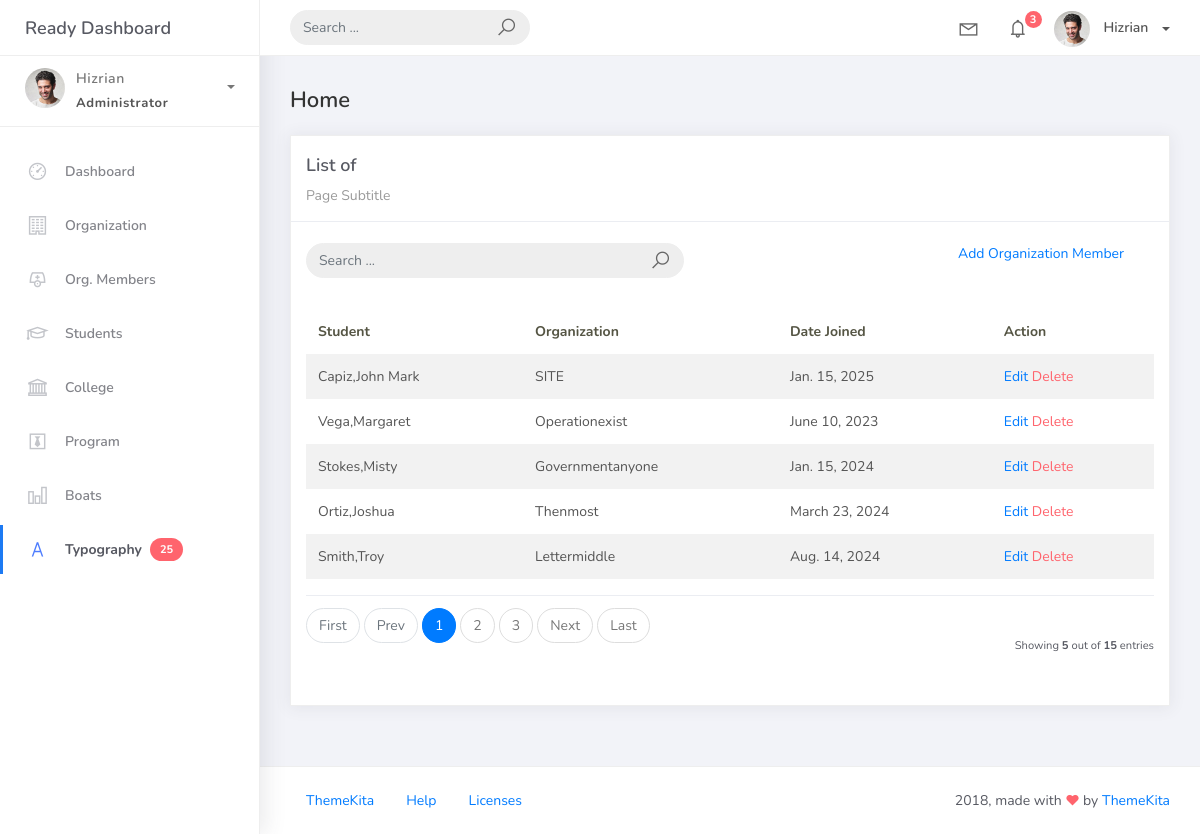
The app's page /orgmember-list, older data.
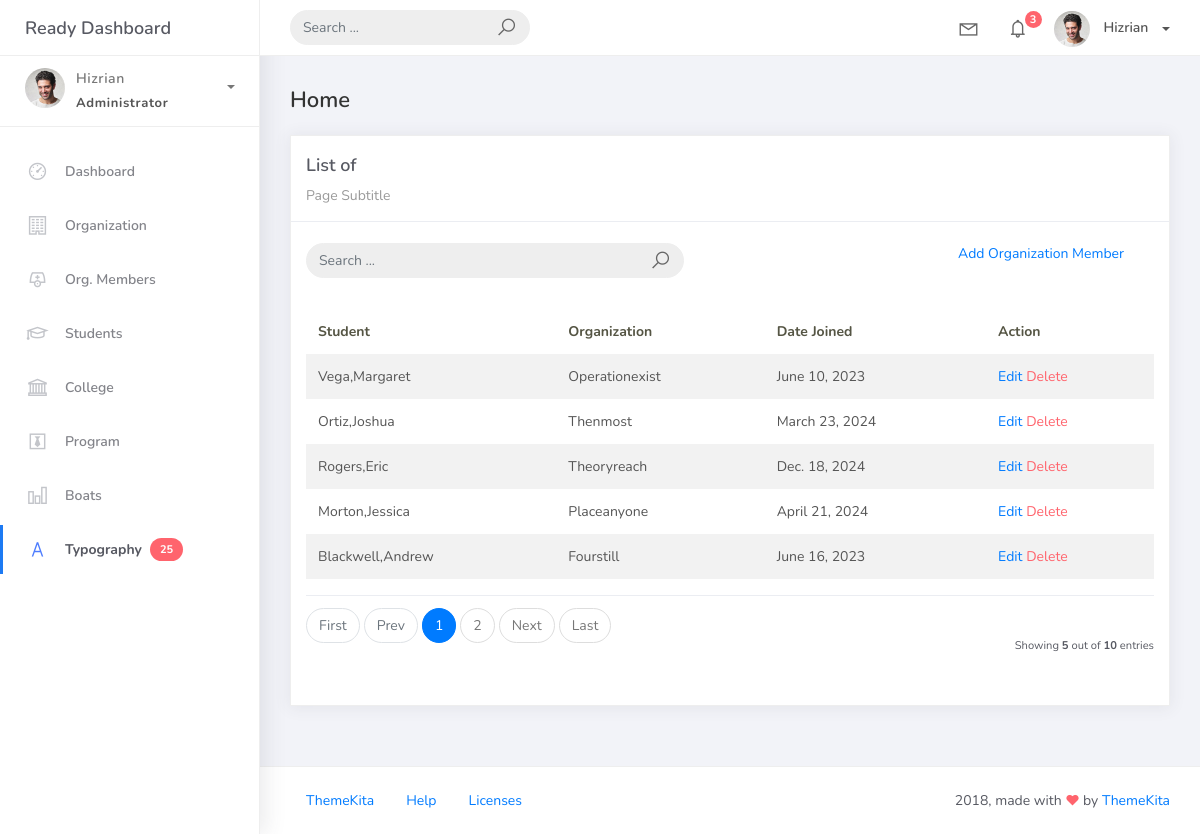
The same page, newer data.
### studentorg/models.py (models this page shows)
class BaseModels(models.Model):
    created_at = models.DateTimeField(auto_now=True, db_index=True)
    updated_at = models.DateTimeField(auto_now=True)
    class Meta:
        abstract = True

class OrgMember(BaseModels):
    student = models.ForeignKey(Student, on_delete=models.CASCADE)
    organization = models.ForeignKey(Organization, on_delete=models.CASCADE)
    date_joined = models.DateField()

class Student(BaseModels):
    student_id = models.CharField(max_length=15)
    lastname = models.CharField(max_length=25)
    firstname = models.CharField(max_length=25)
    middlename = models.CharField(max_length=25, blank=True, null=True)
    program = models.ForeignKey(Program, on_delete=models.CASCADE)
    def __str__(self):
        return f"{self.lastname},{self.firstname}"

class Organization(BaseModels):
    name = models.CharField(max_length=150)
    college = models.ForeignKey(College, blank=True, on_delete=models.CASCADE)
    description = models.CharField(max_length=500)
    def __str__(self):
        return self.name

### studentorg/views.py (the view, shortened to what this page needs)
# urls.py: path('orgmember-list', OrgMemberList.as_view(), name='orgmember-list'),
class OrgMemberList(ListView):
    model = OrgMember
    context_object_name = 'org_members'
    template_name = 'orgmember_list.html'
    paginate_by = 5
    def get_queryset(self, *args, **kwargs) -> QuerySet:
        qs = super().get_queryset(*args, **kwargs)
        query = self.request.GET.get("q")
        return qs

### templates/orgmember_list.html (shortened to what this page needs)
{% extends 'base.html' %}
{% load static %}
{% block content %}
<div class="content">
    <div class="container-fluid">
        <h4 class="page-title">Home</h4>
        <div class="row">
            <div class="col-md-12">
                <div class="card">
                    <div class="card-header">
                        <div class="card-title">List of {{ model_name_plural }}</div>
                        <div class="card-category">Page Subtitle</div>
                    </div>
                    <br />
                    <div class="col-md-12 row">
                        <div class="col-md-6">
                            <form class="navbar-left navbar-form nav-search mr-md-3" action="{% url 'orgmember-list' %}">
                                <div class="input-group">
                                    <input type="text" placeholder="Search ..." class="form-control" name="q" />
                                    <div class="input-group-append">
                                        <span class="input-group-text">
                                            <i class="la la-search search-icon"></i>
                                        </span>
                                    </div>
                                </div>
                            </form>
                        </div>
                        <div class="col-md-6">
                            <div class="pull-right">
                                <a href="{% url 'orgmember-add' %}">Add Organization Member</a>
                            </div>
                        </div>
                    </div>
                    <div class="card-body">
                        <table class="table table-striped mt-3">
                            <thead>
                                <tr>
                                    <th scope="col">Student</th>
                                    <th scope="col">Organization</th>
                                    <th scope="col">Date Joined</th>
                                    <th scope="col">Action</th>
                                </tr>
                            </thead>
                            <tbody>
                                {% for object in object_list %}
                                <tr>
                                    <td>{{ object.student }}</td>
                                    <td>{{ object.organization }}</td>
                                    <td>{{ object.date_joined }}</td>
                                    <td>
                                        <a href="orgmember-list/{{object.id}}">Edit</a>
                                        <a href="orgmember-list/{{object.id}}/delete" class="text-danger">Delete</a>
                                    </td>
                                </tr>
                                {% empty %}
                                <tr>
                                    <td colspan="4" style="text-align: center;">
                                        <p class="text-sm font-weight-bold mb-0">No Records Found</p>
                                    </td>
                                </tr>
                                {% endfor %}
                            </tbody>
                        </table>
                        {% include 'includes/pagination.html' %}
                    </div>
                </div>
            </div>
        </div>
    </div>
</div>
{% endblock %}

Row changes from the older to the newer data that the page shows:
removed OrgMember: student "Capiz,John Mark", organization "SITE", date_joined "Jan. 15, 2025"
removed OrgMember: student "Stokes,Misty", organization "Governmentanyone", date_joined "Jan. 15, 2024"
removed OrgMember: student "Smith,Troy", organization "Lettermiddle", date_joined "Aug. 14, 2024"
now on this page (row unchanged): OrgMember: student "Rogers,Eric", organization "Theoryreach", date_joined "Dec. 18, 2024"
now on this page (row unchanged): OrgMember: student "Morton,Jessica", organization "Placeanyone", date_joined "April 21, 2024"
now on this page (row unchanged): OrgMember: student "Blackwell,Andrew", organization "Fourstill", date_joined "June 16, 2023"
Text that changed along with them:
{{ paginator.count }}: "15" → "10"
list line gone: "3"
